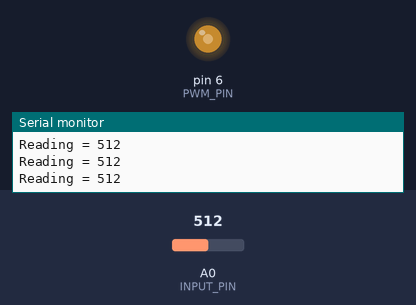
Simulated run of this sketch. Board: Arduino Uno, built with avr-gcc and run on an emulated ATmega328P. Parts: output pins drawn as LEDs (lit = HIGH), the last lines printed to the serial monitor. The test bench sets the inputs (shaded band); at power-on: A0 (INPUT_PIN) = 512.

Above: at 1.2 s.
1.3 s: A0 (INPUT_PIN) set to 716
At 2.3 s:
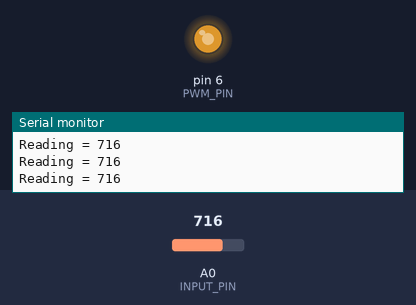
2.8 s: A0 (INPUT_PIN) set to 900
At 3.7 s:
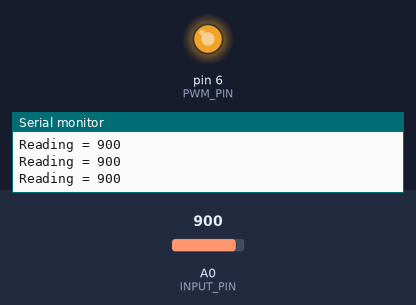
4.3 s: A0 (INPUT_PIN) set to 122
At 5.0 s:
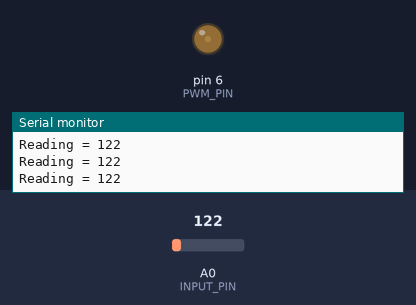
5.8 s: A0 (INPUT_PIN) set to 0
At 6.4 s:
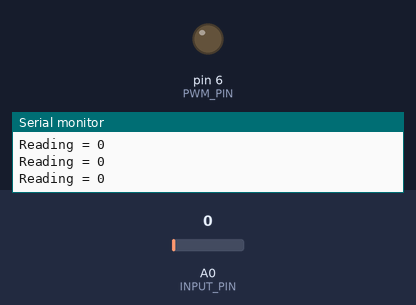
Timing chart, 0 to 8.3 s (numbered marks = the images above; inputs shaded):
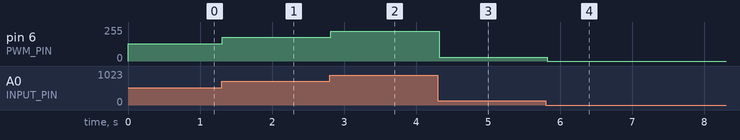

The sketch:

pot-pwm-serial.ino
```cpp
// Pot, PWM and serial: reads a voltage, copies it to a PWM pin and prints it.
// To try it, connect a potentiometer to the analog pin chosen below, the
// oscilloscope to the PWM pin, and open the serial monitor.
// After a change, just press Run: Dunbrec builds the sketch first.

// ----------------------------------------------------------------------
// Settings: change these.

const int INPUT_PIN = A0;            // which analog pin is read: A0 to A5
const int PWM_PIN = 6;               // a PWM pin: 3, 5, 6, 9, 10 or 11
const unsigned long EVERY_MS = 100;  // wait between readings, in milliseconds
// ----------------------------------------------------------------------

void setup() {
  pinMode(PWM_PIN, OUTPUT);
  Serial.begin(9600);
  Serial.println("Dunbrec Arduino demo");
}

void loop() {
  int reading = analogRead(INPUT_PIN);   // 0 to 1023
  analogWrite(PWM_PIN, reading / 4);     // 0 to 255
  Serial.print("Reading = ");
  Serial.println(reading);
  delay(EVERY_MS);
}
```

Measured:
- after the input at 1.3 s, pin 6 (PWM_PIN): 128/255 → 179/255 at once
- after the input at 2.8 s, pin 6 (PWM_PIN): 179/255 → 225/255 at once
- after the input at 4.3 s, pin 6 (PWM_PIN): 225/255 → 30/255 at once
- after the input at 5.8 s, pin 6 (PWM_PIN): 30/255 → 0/255 at once
